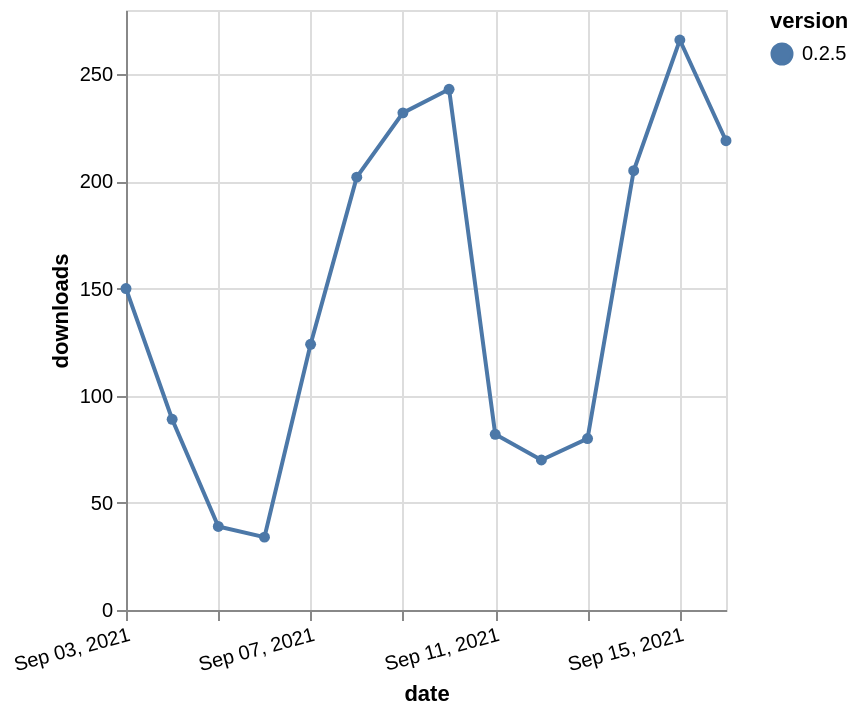

Vega-Lite specification for this chart:
### Vega-Lite specification from a JSON file in a GitHub repository (floating-point values rounded to 4 significant figures)
{"$schema": "https://vega.github.io/schema/vega-lite/v5.json", "description": "A simple bar chart with embedded data.", "data": {"values": [{"date": "2021-09-03", "total": 53641, "delta": 150, "version": "0.2.5"}, {"date": "2021-09-04", "total": 53730, "delta": 89, "version": "0.2.5"}, {"date": "2021-09-05", "total": 53769, "delta": 39, "version": "0.2.5"}, {"date": "2021-09-06", "total": 53803, "delta": 34, "version": "0.2.5"}, {"date": "2021-09-07", "total": 53927, "delta": 124, "version": "0.2.5"}, {"date": "2021-09-08", "total": 54129, "delta": 202, "version": "0.2.5"}, {"date": "2021-09-09", "total": 54361, "delta": 232, "version": "0.2.5"}, {"date": "2021-09-10", "total": 54604, "delta": 243, "version": "0.2.5"}, {"date": "2021-09-11", "total": 54686, "delta": 82, "version": "0.2.5"}, {"date": "2021-09-12", "total": 54756, "delta": 70, "version": "0.2.5"}, {"date": "2021-09-13", "total": 54836, "delta": 80, "version": "0.2.5"}, {"date": "2021-09-14", "total": 55041, "delta": 205, "version": "0.2.5"}, {"date": "2021-09-15", "total": 55307, "delta": 266, "version": "0.2.5"}, {"date": "2021-09-16", "total": 55526, "delta": 219, "version": "0.2.5"}]}, "width": "container", "mark": {"type": "line", "point": {"filled": true}}, "encoding": {"x": {"field": "date", "type": "temporal", "timeUnit": "yearmonthdate", "title": "date", "axis": {"labelAngle": -15}}, "y": {"field": "delta", "type": "quantitative", "title": "downloads"}, "color": {"field": "version", "type": "nominal"}, "tooltip": {"field": "delta"}}}
